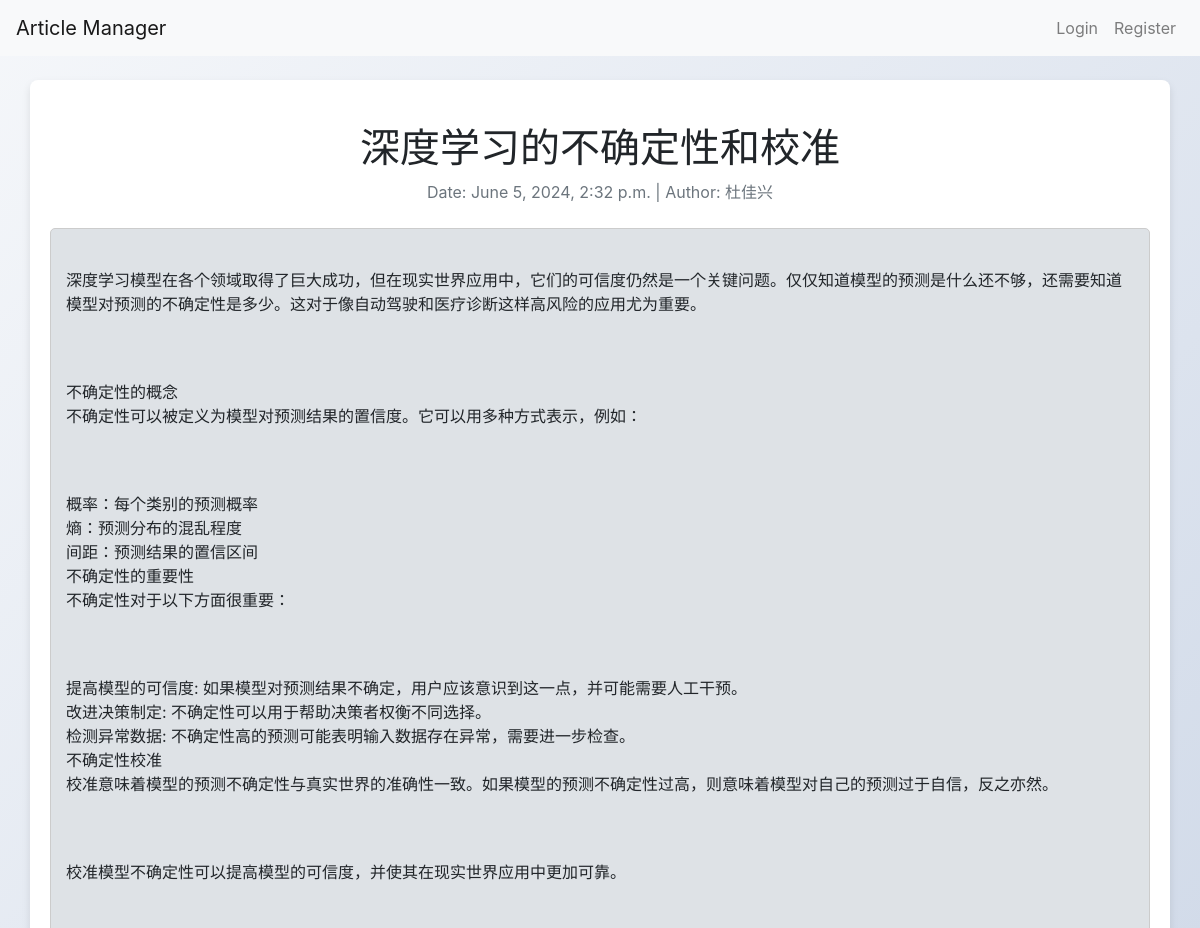
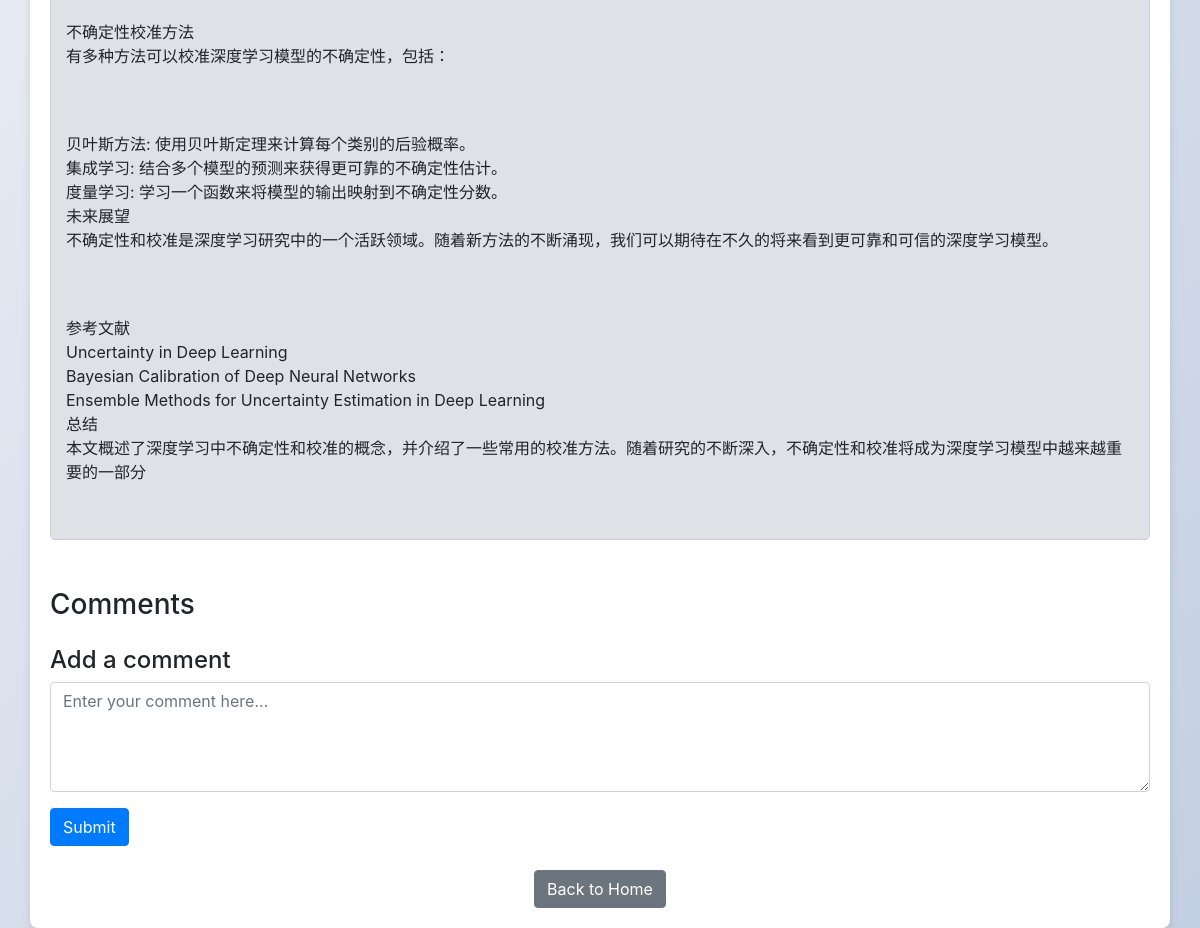
The page /article/5/ on the database its author committed (2 pictures, top to bottom).
### app01/models.py (models this page shows, shortened)
class Article(models.Model):
    title = models.CharField(max_length=200)
    author = models.CharField(max_length=200)
    summary = models.TextField()
    keywords = models.CharField(max_length=200)
    publish_time = models.DateTimeField(auto_now_add=True)  # 自动设置为添加时的时间
    content = models.TextField()
    category =  models.ForeignKey(Category, on_delete=models.CASCADE)
    is_shared = models.BooleanField(default=False)  # 新增字段，默认值为 False（非共享状态）

### app01/views.py (the view)
# urls.py: path('article/<int:article_id>/', views.article_detail, name='article_detail'),
def article_detail(request, article_id):
    article = get_object_or_404(Article, id=article_id)
    comments = article.comments.filter(parent__isnull=True)
    if request.method == 'POST':
        comment_form = CommentForm(request.POST)
        if comment_form.is_valid():
            new_comment = comment_form.save(commit=False)
            new_comment.article = article
            new_comment.author = request.user
            parent_id = request.POST.get('parent_id')
            if parent_id:
                new_comment.parent = Comment.objects.get(id=parent_id)
            new_comment.save()
            return redirect('article_detail', article_id=article.id)
    else:
        comment_form = CommentForm()
    context = {
        'article': article,
        'comments': comments,
        'comment_form': comment_form,
    }
    context.update(csrf(request))
    return render(request, 'article_detail.html',context)

### app01/forms.py
class CommentForm(forms.ModelForm):
    class Meta:
        model = Comment
        fields = ['content']
        widgets = {
            'content': forms.Textarea(attrs={'class': 'form-control','placeholder': 'Enter your comment here...',
        'rows': 4,'cols': 40})
        }

### app01/templatetags/custom_tags.py (called while the page is built, shortened)
@register.simple_tag(takes_context=True)
def render_comments(context, article):
    comments = Comment.objects.filter(article=article, parent=None)
    return mark_safe(_render_comments(context, comments))

def _render_comments(context, comments, level=0):
    html = ''
    return html

### app01/templates/article_detail.html (shortened to what this page needs)
{% load custom_tags %}
<!DOCTYPE html>
<html lang="en">
<head>
    <link href="https://maxcdn.bootstrapcdn.com/bootstrap/4.5.2/css/bootstrap.min.css" rel="stylesheet">
    <link href="/static/css/article_detail.css?version=1.1.7" rel="stylesheet">
</head>
<body>
    <nav class="navbar navbar-expand-lg navbar-light bg-light">
        <a class="navbar-brand" href="{% url 'home' %}">Article Manager</a>
        <div class="collapse navbar-collapse" id="navbarNav">
            <ul class="navbar-nav ml-auto">
                {% if user.is_authenticated %}
                    <li class="nav-item">
                        <a class="nav-link" href="{% url 'personal' %}">Personal</a>
                    </li>
                    <li class="nav-item">
                        <a class="nav-link" href="{% url 'publish' %}">Publish</a>
                    </li>
                    <li class="nav-item">
                        <a class="nav-link" href="{% url 'logout' %}">Logout</a>
                    </li>
                {% else %}
                    <li class="nav-item">
                        <a class="nav-link" href="{% url 'login' %}">Login</a>
                    </li>
                    <li class="nav-item">
                        <a class="nav-link" href="{% url 'register' %}">Register</a>
                    </li>
                {% endif %}
            </ul>
        </div>
    </nav>
    <div class="container mt-4">
        <div class="text-center my-4">
            <h1>{{ article.title }}</h1>
            <p class="text-muted">Date: {{ article.publish_time }} | Author: {{ article.author }}</p>
        </div>
        <div class="article-content mb-5">
            {{ article.content|linebreaks }}
        </div>
        <div class="comments-section">
            <h3>Comments</h3>
            <h4 class="mt-4">Add a comment</h4>
            <form method="POST" action="{% url 'article_detail' article.id %}">
                <div class="form-group">
                    {{ comment_form.content }}
                </div>
                <button type="submit" class="btn btn-primary">Submit</button>
            </form>
        </div>
        <div class="text-center mt-4">
            <a href="{% url 'home' %}" class="btn btn-secondary">Back to Home</a>
        </div>
    </div>
</body>
</html>

### app01/static/css/article_detail.css (style rules this page uses)
body { background: linear-gradient(135deg, #f5f7fa, #c3cfe2); min-height: 100vh; }
.container { background: white; border-radius: 8px; box-shadow: 0 4px 8px rgba(0, 0, 0, 0.1); padding: 20px; margin-top: 20px; }
.btn { transition: background-color 0.3s, transform 0.3s; }
.article-content { white-space: pre-line; }
.article-content { border: 1px solid #ccc; border-radius: 5px; padding: 15px; background-color: #dee2e6; }

### rows shown on the page
Article: title "深度学习的不确定性和校准", publish_time "June 5, 2024, 2:32 p.m.", author "杜佳兴", content "深度学习模型在各个领域取得了巨大成功，但在现实世界应用中，它们的可信度仍然是一个关键问题。仅仅知道模型的预测是什么还不够，还需要知道模型对预测的不确定性是多少。这对于像自动驾驶和医疗诊断这样高风险的应用尤为重要。 不确定性的概念 不确定性可以被定义为模型对预测结果的置信度。它可以用多种方式表示，例如： 概率：每个类别的预测概率 熵：预测分布的混乱程度 间距：预测结果的置信区间 不确定性的重要性 不确定性对于以下方面很重要： 提高模型的可信度: 如果模型对预测结果不确定，用户应该意识到这一点，并可能需要人工干预。 改进决策制定: 不确定性可以用于帮助决策者权衡不同选择。 检测异常数据: 不确定性高的预测可能表明输入数据存在异常，需要进一步检查。 不确定性校准 校准意味着模型的预测不确定性与真实世界的准确性一致。如果模型的预测不确定性过高，则意味着模型对自己的预测过于自信，反之亦然。 校准模型不确定性可以提高模型的可信度，并使其在现实世界应用中更加可靠。 不确定性校准方法 有多种方法可以校准深度学习模型的不确定性，包括： 贝叶斯方法: 使用贝叶斯定理来计算每个类别的后验概率。 集成学习: 结合多个模型的预测来获得更可靠的不确定性估计。 度量学习: 学习一个函数来将模型的输出映射到不确定性分数。 未来展望 不确定性和校准是深度学习研究中的一个活跃领域。随着新方法的不断涌现，我们可以期待在不久的将来看到更可靠和可信的深度学习模型。 参考文献 Uncertainty in Deep Learning Bayesian Calibration of Deep Neural…"
